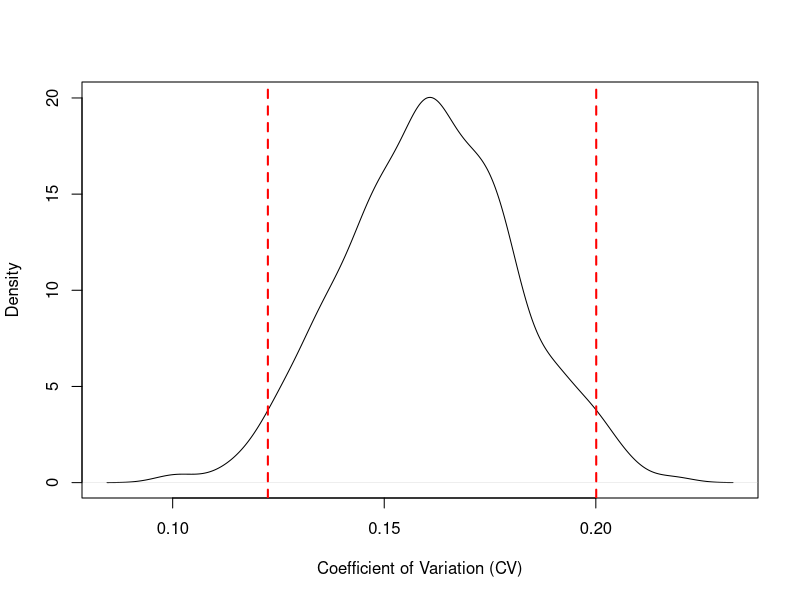
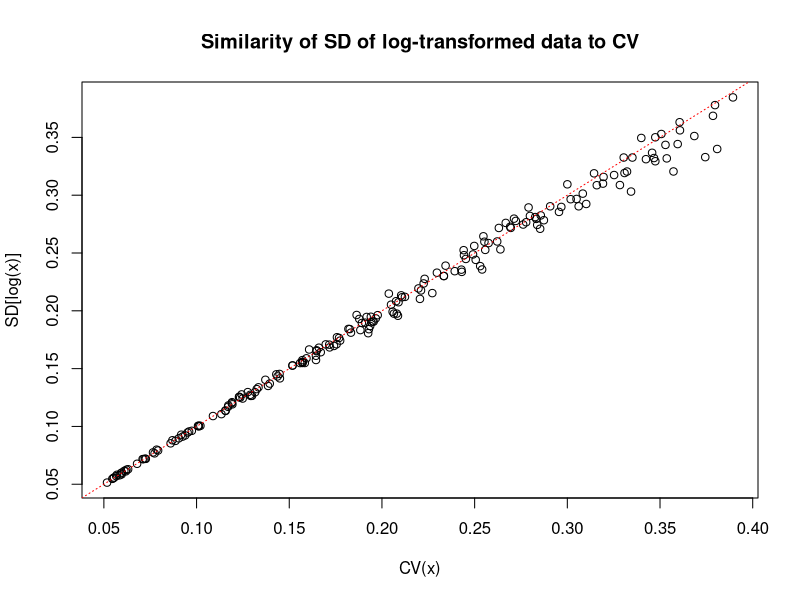

These charts were generated, in order, by the following R code:
# Exercise
set.seed(1)
x <- rnorm(50, 10, 2)

calculate_cv <- function(x){
  cv <- sd(x)/mean(x)
  return(cv)
}

out <- NULL
for(i in 1:1000){
  sample1 <- sample(x, replace=TRUE)
  out[i] <- calculate_cv(sample1)
}

ci <- quantile(out, c(0.025, 0.975))

plot(density(out), main="", xlab="Coefficient of Variation (CV)", ylab="Density")
abline(v = ci, col = "red", lty = 2, lwd = 2)

# Optional exercise
set.seed(1)
n_sims <- 200
results_matrix <- matrix(NA, nrow = n_sims, ncol = 2)
colnames(results_matrix) <- c("CV", "SD_log")

for(i in 1:n_sims){
  set_sd <- runif(1, min=0.05, max=0.35)
  x_log <- rnorm(100, mean=3, sd=set_sd)
  x <- exp(x_log)
  
  cv_x <- calculate_cv(x)
  sd_log_x <- sd(log(x))
  
  results_matrix[i,] <- c(cv_x, sd_log_x) 
}

plot(
  results_matrix[, "CV"], results_matrix[, "SD_log"],
  xlab = "CV(x)",
  ylab = "SD[log(x)]",
  main = "Similarity of SD of log-transformed data to CV",
  pch = 1, col="black"
)
abline(0, 1, col = "red", lty = 3)
